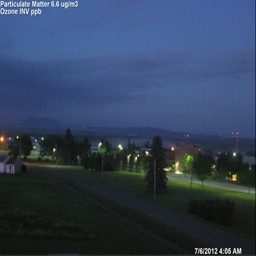
#> input picture val/12_966_to_934.jpg, 256 x 256 px; its folder holds only this picture in this run
$ python separate_image.py
#> lines starting #> are read from the running program, lines starting #| are printed output that depends on the picture
import os
import cv2

# Define the paths
source_folder = 'val'
input_folder = 'Input_Image'
ground_truth_folder = 'Ground_Truth'

# Create directories if they don't exist
os.makedirs(input_folder, exist_ok=True)
os.makedirs(ground_truth_folder, exist_ok=True)

# Function to process each image
def process_image(file_path, input_folder, ground_truth_folder):
    # Read the image
#> called with file_path = 'val/12_966_to_934.jpg', input_folder = 'Input_Image', ground_truth_folder = 'Ground_Truth'
    image = cv2.imread(file_path)
#> image is the input picture: shape (256, 256, 3); mean B, G, R 90.4, 66, 51
    if image is None:
        print(f"Error reading {file_path}")
        return

    # Get the dimensions of the image
    height, width, _ = image.shape
#> height = 256; width = 256

    # Calculate the midpoint
    midpoint = width // 2
#> midpoint = 128

    # Split the image into left and right halves
    left_image = image[:, :midpoint]
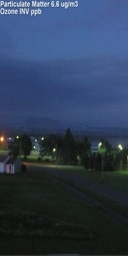
#> left_image: shape (256, 128, 3); mean B, G, R 85.9, 61.9, 47.1
    right_image = image[:, midpoint:]
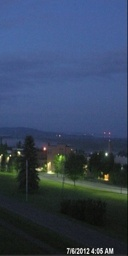
#> right_image: shape (256, 128, 3); mean B, G, R 95, 70.1, 54.9

    # Get the filename
    filename = os.path.basename(file_path)

    # Save the images to their respective folders
    cv2.imwrite(os.path.join(input_folder, filename), left_image)
    cv2.imwrite(os.path.join(ground_truth_folder, filename), right_image)

# Process all images in the source folder
for filename in os.listdir(source_folder):
    file_path = os.path.join(source_folder, filename)

    # Check if the file is an image
    if filename.lower().endswith(('.png', '.jpg', '.jpeg', '.bmp', '.tiff')):
        process_image(file_path, input_folder, ground_truth_folder)
    else:
        print(f"Skipping non-image file: {filename}")

print("Processing complete.")

$ run again, on val/26_2211_to_2200.jpg
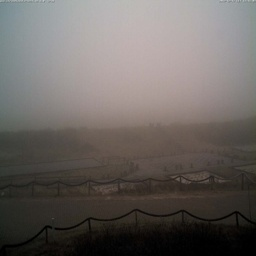
#> input picture val/26_2211_to_2200.jpg, 256 x 256 px
#> in process_image, image is the input picture: shape (256, 256, 3); mean B, G, R 97, 100.4, 105.8
#> in process_image, `left_image = image[:, :midpoint]`:
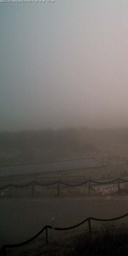
#> left_image: shape (256, 128, 3); mean B, G, R 97.4, 100.6, 103.8
#> in process_image, `right_image = image[:, midpoint:]`:
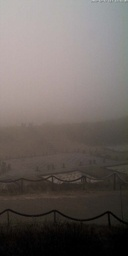
#> right_image: shape (256, 128, 3); mean B, G, R 96.6, 100.2, 107.7

$ run again, on val/2_133_to_113.jpg
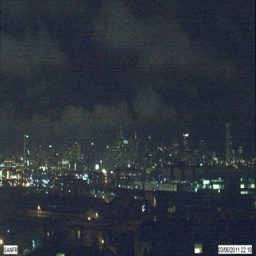
#> input picture val/2_133_to_113.jpg, 256 x 256 px
#> in process_image, image is the input picture: shape (256, 256, 3); mean B, G, R 59.2, 50.6, 44.4
#> in process_image, `left_image = image[:, :midpoint]`:
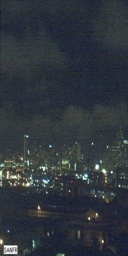
#> left_image: shape (256, 128, 3); mean B, G, R 61.1, 54.1, 48.3
#> in process_image, `right_image = image[:, midpoint:]`:
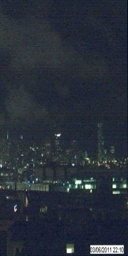
#> right_image: shape (256, 128, 3); mean B, G, R 57.3, 47.1, 40.5

$ run again, on val/18_1459_to_1516.jpg
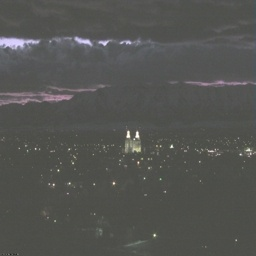
#> input picture val/18_1459_to_1516.jpg, 256 x 256 px
#> in process_image, image is the input picture: shape (256, 256, 3); mean B, G, R 81.3, 84.2, 83.6
#> in process_image, `left_image = image[:, :midpoint]`:
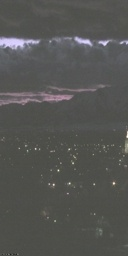
#> left_image: shape (256, 128, 3); mean B, G, R 82.7, 85.1, 84.8
#> in process_image, `right_image = image[:, midpoint:]`:
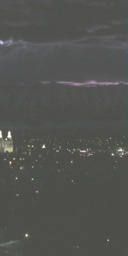
#> right_image: shape (256, 128, 3); mean B, G, R 80, 83.3, 82.4
